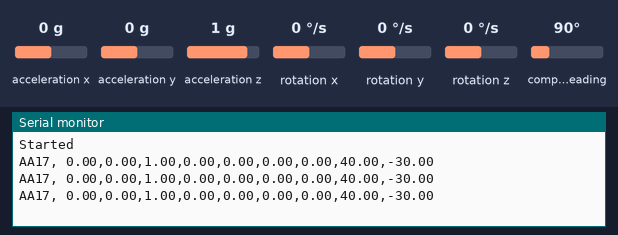
Recording of a sketch running on a simulated Arduino Nano 33 BLE. Shown: the last lines printed to the serial monitor. The inputs (shaded band) are chosen by the test bench; at power-on: acceleration x 0 g, acceleration y 0 g, acceleration z 1 g, rotation x 0 °/s, rotation y 0 °/s, rotation z 0 °/s, compass heading 90°.

Above: at 1.8 s.
1.9 s: acceleration x set to -1.4 g
At 2.4 s:
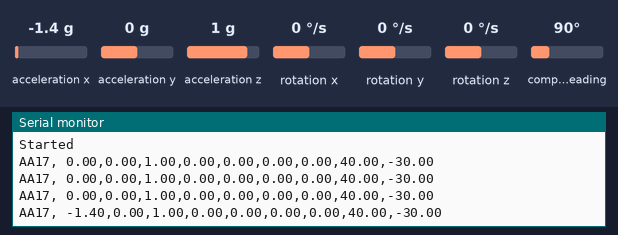
3.4 s: acceleration y set to -1.4 g
At 3.9 s:
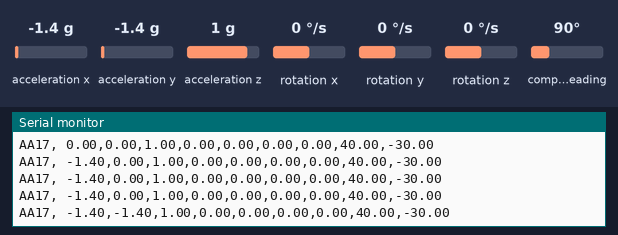
4.9 s: acceleration z set to -1.4 g
At 5.5 s:
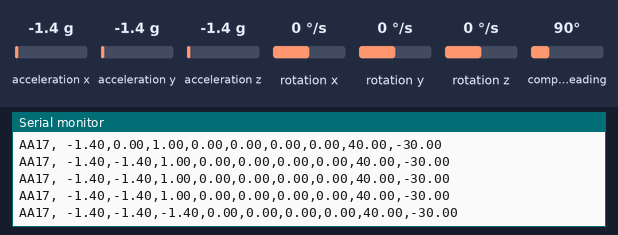
6.4 s: rotation x set to -192 °/s
At 7.0 s:
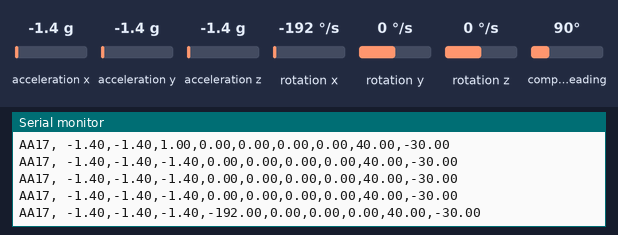
7.9 s: rotation y set to -192 °/s
At 8.5 s:
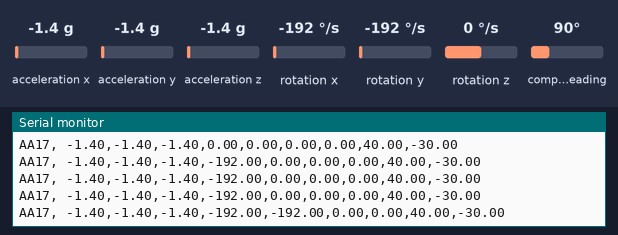

The sketch:

LSM9DS1_IOT.ino
```cpp
#include <Arduino_LSM9DS1.h>

void setup() {
  Serial.begin(9600);
  while (!Serial);
  Serial.println("Started");
  if (!IMU.begin()) { // IMU센서를 초기화합니다. 초기화중 문제가 발생하면 오류를 발생시킵니다.
    Serial.println("Failed to initialize IMU!");
    while (1);
  }
}
float x, y, z; // 각 센서별로 XYZ값을 저장할 변수입니다.

void loop() {
  delay(500);
  if (IMU.accelerationAvailable()) { // 가속도 센서의 값을 출력합니다.
    IMU.readAcceleration(x, y, z); // x, y, z에 각 축별 데이터를 넣습니다.
    Serial.print("AA17, ");
    Serial.print(x);
    Serial.print(",");
    Serial.print(y);
    Serial.print(",");
    Serial.print(z);
    Serial.print(",");
    //Serial.println(" G's");
  }

  if (IMU.gyroscopeAvailable()) { // 자이로 센서의 값을 출력합니다.
    IMU.readGyroscope(x, y, z);
    //Serial.print("자이로 센서 - ");
    Serial.print(x);
    Serial.print(",");
    Serial.print(y);
    Serial.print(",");
    Serial.print(z);
    Serial.print(",");
    //Serial.println(" degrees/second");
  }

  if (IMU.magneticFieldAvailable()) { // 지자기 센서의 값을 출력합니다.
    IMU.readMagneticField(x, y, z);
   // Serial.print("지자기 센서 - ");
    Serial.print(x);
    Serial.print(",");
    Serial.print(y);
    Serial.print(",");
    Serial.println(z);
    //Serial.println(" uT");
  }
  Serial.println();
  Serial.println();
}
```

Measured:
- after the input at 1.9 s, the serial monitor: prints a new line after 0.11 s (image 1)
- after the input at 3.4 s, the serial monitor: prints a new line after 0.13 s (image 2)
- after the input at 4.9 s, the serial monitor: prints a new line after 0.14 s (image 3)
- after the input at 6.4 s, the serial monitor: prints a new line after 0.15 s (image 4)
- after the input at 7.9 s, the serial monitor: prints a new line after 0.16 s (image 5)
